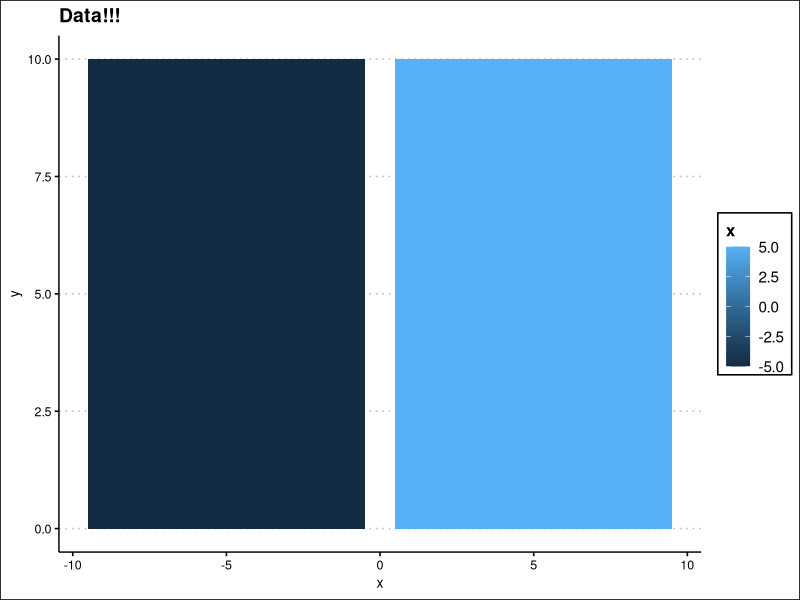

Generate this figure with R:
## ---- chunk 1
library(tidyverse)
library(ggthemes)
ggplot(data = tibble(x = c(-5, 5), y = c(10, 10)), aes(x = x, y = y, fill = x)) + 
  geom_col() + 
  ggtitle("Data!!!") + 
    theme(plot.background = element_rect(fill = "#E8E8E8"),
          panel.background = element_rect(fill = "#E8E8E8"),
          panel.border = element_blank(),
        panel.grid.major = element_blank(),
        panel.grid.minor = element_blank(),
        plot.title = element_text(hjust = 0.5)) +
  theme_clean()
